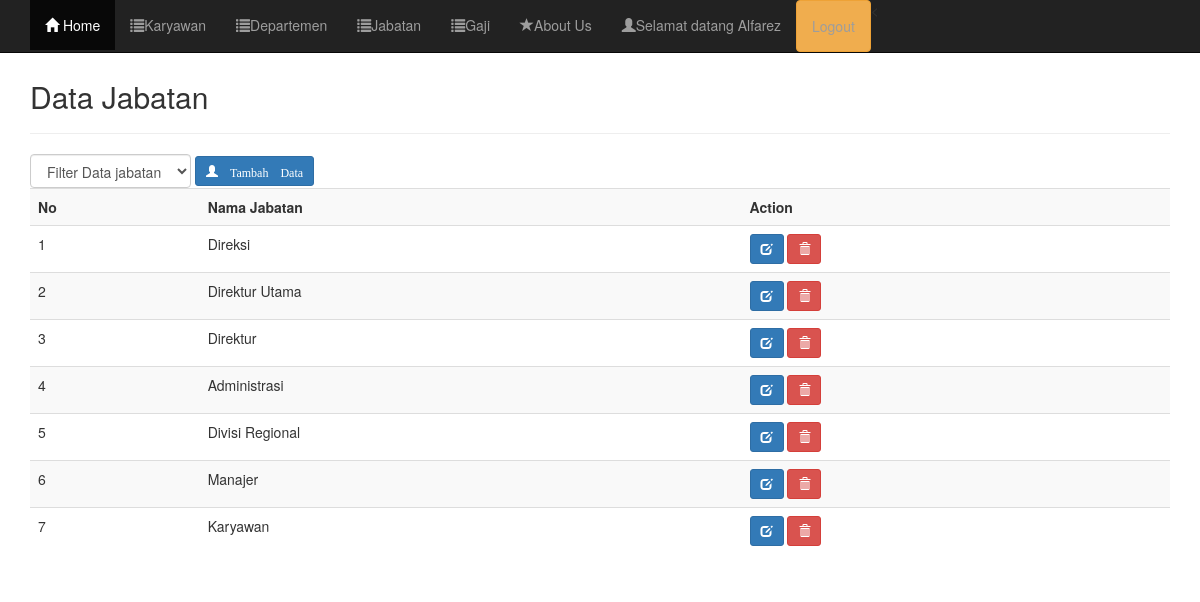
The app's page /jabatan/data.php (signed in) with its own data.
### tables this page shows
CREATE TABLE `jabatan` (
  `kode_jabatan` varchar(45) NOT NULL,
  `nama_jabatan` varchar(45) NOT NULL
);

### jabatan/data.php (the view, shortened to what this page needs)
<?php
include("header.php");
include("../koneksi.php");
?>
	<div class="container">
		<div class="content">
			<h2>Data Jabatan</h2>
			<hr />
			<form class="form-inline" method="get">
				<div class="form-group">
					<select name="filter" class="form-control" onchange="form.submit()">
						<option value="0">Filter Data jabatan</option>
						<?php $filter = (isset($_GET['filter']) ? strtolower($_GET['filter']) : NULL);  ?>
					</select>
				</div>
			<a href="tambah.php" data-toggle="tooltip" data-placement="bottom" title="Tambah Data Karyawan"class="btn btn-sm btn-primary" ><span class="glyphicon glyphicon-user"> Tambah Data</a>
			<br />
			<div class="table-responsive">
				<table class="table table-striped table-hover">
					<tr>
						<th>No</th>
						<th>Nama Jabatan</th>
						<th>Action</th>
					</tr>
					<?php
					if($filter){
						$sql = mysqli_query($koneksi, "SELECT * FROM jabatan WHERE kode_jabatan='$filter' ORDER BY kode_jabatan ASC");
					}else{
						$sql = mysqli_query($koneksi, "SELECT * FROM jabatan ORDER BY kode_jabatan ASC");
					}
					if(mysqli_num_rows($sql) == 0){
						echo '<tr><td colspan="14">Data Tidak Ada.</td></tr>';
					}else{
						$no = 1;
						while($row = mysqli_fetch_assoc($sql)){
							echo '
							<tr>
								<td>'.$no.'</td>
								<td>'.$row['nama_jabatan'].'</td>
								<td>
									<a href="edit.php?kode_jabatan='.$row['kode_jabatan'].'" title="Edit Data" data-toggle="tooltip" class="btn btn-primary btn-sm"><span class="glyphicon glyphicon-edit" aria-hidden="true"></span></a>
									<a href="data.php?aksi=delete&kode_jabatan='.$row['kode_jabatan'].'" title="Hapus Data" data-toggle="tooltip" onclick="return confirm(\'Anda yakin akan menghapus data '.$row['nama_jabatan'].'?\')" class="btn btn-danger btn-sm"><span class="glyphicon glyphicon-trash" aria-hidden="true"></span></a>
								</td>
							</tr>
							';
							$no++;
						}
					}
					?>
				</table>
			</div>
		</div>
	</div>
<?php
include("../footer.php");
?>

### style.css (style rules this page uses)
.content { margin-top: 80px; }

### records on screen
jabatan: nama_jabatan "Direksi"
jabatan: nama_jabatan "Direktur Utama"
jabatan: nama_jabatan "Direktur"
jabatan: nama_jabatan "Administrasi"
jabatan: nama_jabatan "Divisi Regional"
jabatan: nama_jabatan "Manajer"
jabatan: nama_jabatan "Karyawan"

### other values on screen
$nama "Alfarez"
